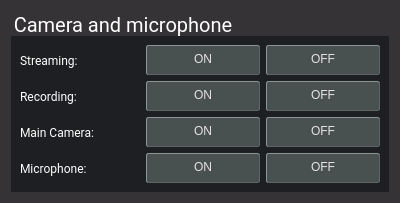
<?xml version="1.0" encoding="UTF-8"?>
<ui version="4.0">
 <class>intball::TelecommandCameraMicrophoneWidget</class>
 <widget class="QWidget" name="intball::TelecommandCameraMicrophoneWidget">
  <property name="geometry">
   <rect>
    <x>0</x>
    <y>0</y>
    <width>400</width>
    <height>199</height>
   </rect>
  </property>
  <property name="minimumSize">
   <size>
    <width>0</width>
    <height>0</height>
   </size>
  </property>
  <property name="font">
   <font>
    <family>Roboto</family>
   </font>
  </property>
  <property name="windowTitle">
   <string>Form</string>
  </property>
  <property name="styleSheet">
   <string notr="true">color: rgb(255, 255, 255);
background-color: rgb(53, 51, 53);</string>
  </property>
  <layout class="QGridLayout" name="gridLayout">
   <item row="0" column="0" colspan="2">
    <widget class="QGroupBox" name="switchGroup">
     <property name="sizePolicy">
      <sizepolicy hsizetype="Preferred" vsizetype="Minimum">
       <horstretch>0</horstretch>
       <verstretch>0</verstretch>
      </sizepolicy>
     </property>
     <property name="minimumSize">
      <size>
       <width>0</width>
       <height>0</height>
      </size>
     </property>
     <property name="maximumSize">
      <size>
       <width>16777215</width>
       <height>16777215</height>
      </size>
     </property>
     <property name="font">
      <font>
       <family>Roboto</family>
       <pointsize>-1</pointsize>
      </font>
     </property>
     <property name="styleSheet">
      <string notr="true">QGroupBox {
  border: 0;
  margin-top: 25px;
  font-size: 20px;
  background-color: rgb(29, 31, 34);
}
QLabel {
    background-color: rgb(29, 31, 34);
}</string>
     </property>
     <property name="title">
      <string>Camera and microphone</string>
     </property>
     <layout class="QGridLayout" name="gridLayout_3">
      <property name="verticalSpacing">
       <number>6</number>
      </property>
      <item row="3" column="2">
       <widget class="intball::CommandButton" name="pushButtonMicrophoneOFF">
        <property name="minimumSize">
         <size>
          <width>0</width>
          <height>30</height>
         </size>
        </property>
        <property name="styleSheet">
         <string notr="true">QPushButton {
  background-color: rgb(72, 80, 80);
  color: rgb(229, 227, 226);
  padding-bottom: 3px;
  border-radius: 2px;
  border: 1px outset rgb(92, 100, 100);
}
QPushButton:pressed {
  background-color: rgb(92, 100, 100);
  color: rgb(255, 255, 255);
  padding-bottom: 3px;
  border-radius: 2px;
  border: 1px outset rgb(92, 100, 100);
}
QPushButton:disabled {
  background-color: rgb(112, 120, 120);
  color: rgb(255, 255, 255);
  padding-bottom: 3px;
  border-radius: 2px;
  border: 1px outset rgb(112, 120, 120);
}</string>
        </property>
        <property name="text">
         <string>OFF</string>
        </property>
       </widget>
      </item>
      <item row="3" column="1">
       <widget class="intball::CommandButton" name="pushButtonMicrophoneON">
        <property name="minimumSize">
         <size>
          <width>0</width>
          <height>30</height>
         </size>
        </property>
        <property name="styleSheet">
         <string notr="true">QPushButton {
  background-color: rgb(72, 80, 80);
  color: rgb(229, 227, 226);
  padding-bottom: 3px;
  border-radius: 2px;
  border: 1px outset rgb(92, 100, 100);
}
QPushButton:pressed {
  background-color: rgb(92, 100, 100);
  color: rgb(255, 255, 255);
  padding-bottom: 3px;
  border-radius: 2px;
  border: 1px outset rgb(92, 100, 100);
}
QPushButton:disabled {
  background-color: rgb(112, 120, 120);
  color: rgb(255, 255, 255);
  padding-bottom: 3px;
  border-radius: 2px;
  border: 1px outset rgb(112, 120, 120);
}</string>
        </property>
        <property name="text">
         <string>ON</string>
        </property>
       </widget>
      </item>
      <item row="3" column="0">
       <widget class="QLabel" name="labelSwitchMicrophone">
        <property name="sizePolicy">
         <sizepolicy hsizetype="Fixed" vsizetype="Preferred">
          <horstretch>0</horstretch>
          <verstretch>0</verstretch>
         </sizepolicy>
        </property>
        <property name="minimumSize">
         <size>
          <width>120</width>
          <height>0</height>
         </size>
        </property>
        <property name="maximumSize">
         <size>
          <width>16777215</width>
          <height>16777215</height>
         </size>
        </property>
        <property name="font">
         <font>
          <family>Roboto</family>
         </font>
        </property>
        <property name="text">
         <string>Microphone:</string>
        </property>
       </widget>
      </item>
      <item row="0" column="0">
       <widget class="QLabel" name="labelSwitchStreaming">
        <property name="sizePolicy">
         <sizepolicy hsizetype="Fixed" vsizetype="Preferred">
          <horstretch>0</horstretch>
          <verstretch>0</verstretch>
         </sizepolicy>
        </property>
        <property name="minimumSize">
         <size>
          <width>120</width>
          <height>0</height>
         </size>
        </property>
        <property name="maximumSize">
         <size>
          <width>16777215</width>
          <height>16777215</height>
         </size>
        </property>
        <property name="font">
         <font>
          <family>Roboto</family>
         </font>
        </property>
        <property name="text">
         <string>Streaming:</string>
        </property>
       </widget>
      </item>
      <item row="0" column="2">
       <widget class="intball::CommandButton" name="pushButtonStreamingOFF">
        <property name="minimumSize">
         <size>
          <width>0</width>
          <height>30</height>
         </size>
        </property>
        <property name="styleSheet">
         <string notr="true">QPushButton {
  background-color: rgb(72, 80, 80);
  color: rgb(229, 227, 226);
  padding-bottom: 3px;
  border-radius: 2px;
  border: 1px outset rgb(92, 100, 100);
}
QPushButton:pressed {
  background-color: rgb(92, 100, 100);
  color: rgb(255, 255, 255);
  padding-bottom: 3px;
  border-radius: 2px;
  border: 1px outset rgb(92, 100, 100);
}
QPushButton:disabled {
  background-color: rgb(112, 120, 120);
  color: rgb(255, 255, 255);
  padding-bottom: 3px;
  border-radius: 2px;
  border: 1px outset rgb(112, 120, 120);
}</string>
        </property>
        <property name="text">
         <string>OFF</string>
        </property>
       </widget>
      </item>
      <item row="2" column="1">
       <widget class="intball::CommandButton" name="pushButtonCameraON">
        <property name="minimumSize">
         <size>
          <width>0</width>
          <height>30</height>
         </size>
        </property>
        <property name="styleSheet">
         <string notr="true">QPushButton {
  background-color: rgb(72, 80, 80);
  color: rgb(229, 227, 226);
  padding-bottom: 3px;
  border-radius: 2px;
  border: 1px outset rgb(92, 100, 100);
}
QPushButton:pressed {
  background-color: rgb(92, 100, 100);
  color: rgb(255, 255, 255);
  padding-bottom: 3px;
  border-radius: 2px;
  border: 1px outset rgb(92, 100, 100);
}
QPushButton:disabled {
  background-color: rgb(112, 120, 120);
  color: rgb(255, 255, 255);
  padding-bottom: 3px;
  border-radius: 2px;
  border: 1px outset rgb(112, 120, 120);
}</string>
        </property>
        <property name="text">
         <string>ON</string>
        </property>
       </widget>
      </item>
      <item row="0" column="1">
       <widget class="intball::CommandButton" name="pushButtonStreamingON">
        <property name="minimumSize">
         <size>
          <width>0</width>
          <height>30</height>
         </size>
        </property>
        <property name="styleSheet">
         <string notr="true">QPushButton {
  background-color: rgb(72, 80, 80);
  color: rgb(229, 227, 226);
  padding-bottom: 3px;
  border-radius: 2px;
  border: 1px outset rgb(92, 100, 100);
}
QPushButton:pressed {
  background-color: rgb(92, 100, 100);
  color: rgb(255, 255, 255);
  padding-bottom: 3px;
  border-radius: 2px;
  border: 1px outset rgb(92, 100, 100);
}
QPushButton:disabled {
  background-color: rgb(112, 120, 120);
  color: rgb(255, 255, 255);
  padding-bottom: 3px;
  border-radius: 2px;
  border: 1px outset rgb(112, 120, 120);
}</string>
        </property>
        <property name="text">
         <string>ON</string>
        </property>
       </widget>
      </item>
      <item row="2" column="2">
       <widget class="intball::CommandButton" name="pushButtonCameraOFF">
        <property name="minimumSize">
         <size>
          <width>0</width>
          <height>30</height>
         </size>
        </property>
        <property name="styleSheet">
         <string notr="true">QPushButton {
  background-color: rgb(72, 80, 80);
  color: rgb(229, 227, 226);
  padding-bottom: 3px;
  border-radius: 2px;
  border: 1px outset rgb(92, 100, 100);
}
QPushButton:pressed {
  background-color: rgb(92, 100, 100);
  color: rgb(255, 255, 255);
  padding-bottom: 3px;
  border-radius: 2px;
  border: 1px outset rgb(92, 100, 100);
}
QPushButton:disabled {
  background-color: rgb(112, 120, 120);
  color: rgb(255, 255, 255);
  padding-bottom: 3px;
  border-radius: 2px;
  border: 1px outset rgb(112, 120, 120);
}</string>
        </property>
        <property name="text">
         <string>OFF</string>
        </property>
       </widget>
      </item>
      <item row="2" column="0">
       <widget class="QLabel" name="labelSwitchMainCamera">
        <property name="sizePolicy">
         <sizepolicy hsizetype="Fixed" vsizetype="Preferred">
          <horstretch>0</horstretch>
          <verstretch>0</verstretch>
         </sizepolicy>
        </property>
        <property name="minimumSize">
         <size>
          <width>120</width>
          <height>0</height>
         </size>
        </property>
        <property name="maximumSize">
         <size>
          <width>16777215</width>
          <height>16777215</height>
         </size>
        </property>
        <property name="font">
         <font>
          <family>Roboto</family>
         </font>
        </property>
        <property name="text">
         <string>Main Camera:</string>
        </property>
       </widget>
      </item>
      <item row="1" column="0">
       <widget class="QLabel" name="label">
        <property name="font">
         <font>
          <family>Roboto</family>
         </font>
        </property>
        <property name="text">
         <string>Recording:</string>
        </property>
       </widget>
      </item>
      <item row="1" column="1">
       <widget class="intball::CommandButton" name="pushButtonRecordingON">
        <property name="minimumSize">
         <size>
          <width>0</width>
          <height>30</height>
         </size>
        </property>
        <property name="styleSheet">
         <string notr="true">QPushButton {
  background-color: rgb(72, 80, 80);
  color: rgb(229, 227, 226);
  padding-bottom: 3px;
  border-radius: 2px;
  border: 1px outset rgb(92, 100, 100);
}
QPushButton:pressed {
  background-color: rgb(92, 100, 100);
  color: rgb(255, 255, 255);
  padding-bottom: 3px;
  border-radius: 2px;
  border: 1px outset rgb(92, 100, 100);
}
QPushButton:disabled {
  background-color: rgb(112, 120, 120);
  color: rgb(255, 255, 255);
  padding-bottom: 3px;
  border-radius: 2px;
  border: 1px outset rgb(112, 120, 120);
}</string>
        </property>
        <property name="text">
         <string>ON</string>
        </property>
       </widget>
      </item>
      <item row="1" column="2">
       <widget class="intball::CommandButton" name="pushButtonRecordingOFF">
        <property name="minimumSize">
         <size>
          <width>0</width>
          <height>30</height>
         </size>
        </property>
        <property name="styleSheet">
         <string notr="true">QPushButton {
  background-color: rgb(72, 80, 80);
  color: rgb(229, 227, 226);
  padding-bottom: 3px;
  border-radius: 2px;
  border: 1px outset rgb(92, 100, 100);
}
QPushButton:pressed {
  background-color: rgb(92, 100, 100);
  color: rgb(255, 255, 255);
  padding-bottom: 3px;
  border-radius: 2px;
  border: 1px outset rgb(92, 100, 100);
}
QPushButton:disabled {
  background-color: rgb(112, 120, 120);
  color: rgb(255, 255, 255);
  padding-bottom: 3px;
  border-radius: 2px;
  border: 1px outset rgb(112, 120, 120);
}</string>
        </property>
        <property name="text">
         <string>OFF</string>
        </property>
       </widget>
      </item>
     </layout>
    </widget>
   </item>
  </layout>
 </widget>
 <customwidgets>
  <customwidget>
   <class>intball::CommandButton</class>
   <extends>QPushButton</extends>
   <header>command_button.h</header>
  </customwidget>
 </customwidgets>
 <resources/>
 <connections/>
</ui>
